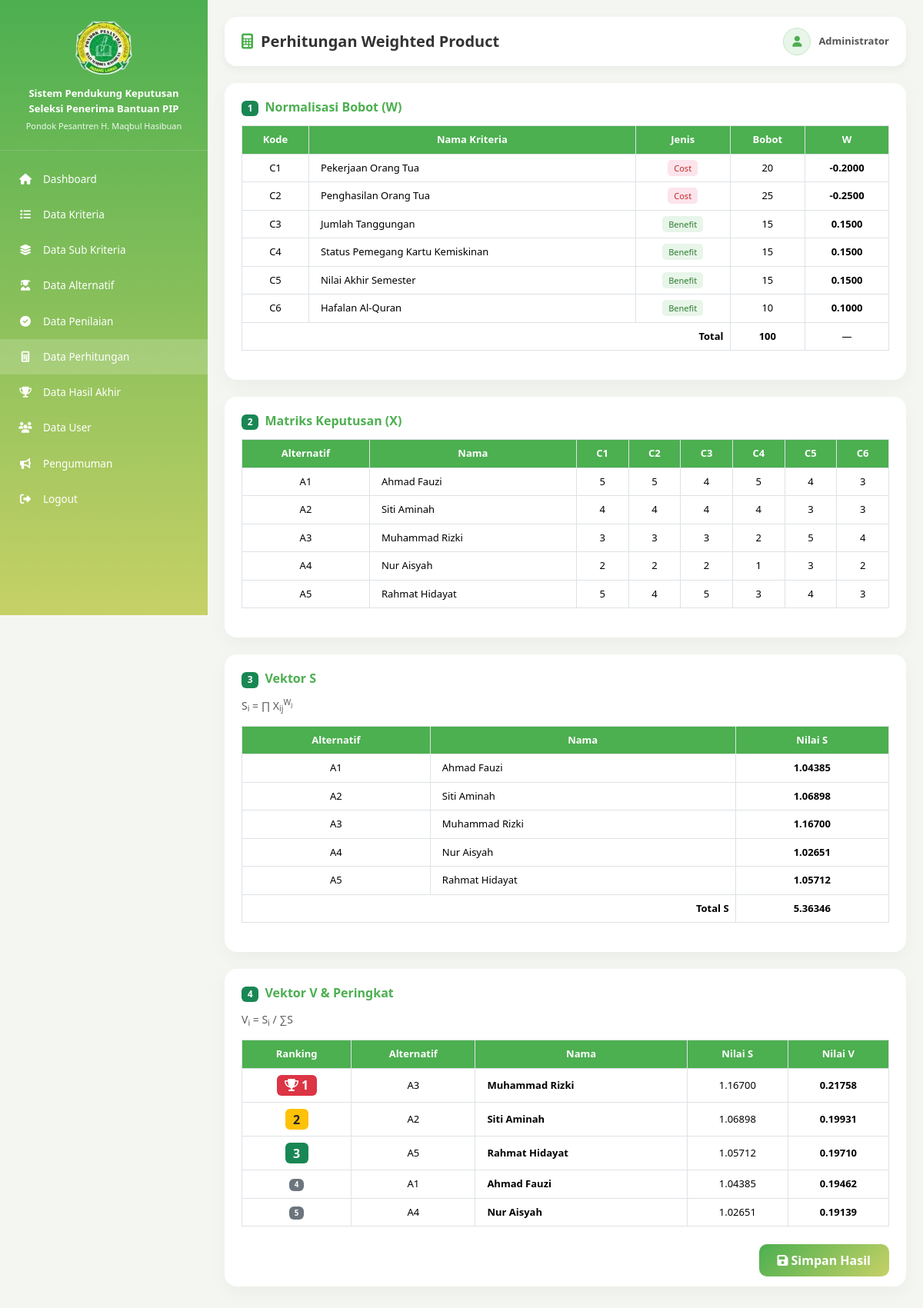
/views/admin/perhitungan/index.php (signed in), run on the app's committed database.
### tables this page shows
CREATE TABLE IF NOT EXISTS kriteria (
    id INT AUTO_INCREMENT PRIMARY KEY,
    kode_kriteria VARCHAR(10) UNIQUE,
    nama_kriteria VARCHAR(100),
    bobot INT,
    jenis ENUM('benefit','cost')
);

CREATE TABLE IF NOT EXISTS siswa (
    id INT AUTO_INCREMENT PRIMARY KEY,
    kode_alternatif VARCHAR(10) UNIQUE,
    nama VARCHAR(100),
    kelas VARCHAR(50),
    created_at TIMESTAMP DEFAULT CURRENT_TIMESTAMP
);

### views/admin/perhitungan/index.php (the view, shortened to what this page needs)
<?php
require_once '../../../config/koneksi.php';
$kriteria_arr = [];
$kq = mysqli_query($koneksi, "SELECT * FROM kriteria ORDER BY kode_kriteria ASC");
while ($k = mysqli_fetch_assoc($kq)) $kriteria_arr[] = $k;
$jumlah_kriteria = count($kriteria_arr);
$siswa_arr = [];
$sq = mysqli_query($koneksi, "SELECT * FROM siswa ORDER BY kode_alternatif ASC");
while ($s = mysqli_fetch_assoc($sq)) $siswa_arr[] = $s;
$jumlah_siswa = count($siswa_arr);
$penilaian_map = [];
$pq = mysqli_query($koneksi, "SELECT * FROM penilaian");
while ($p = mysqli_fetch_assoc($pq)) $penilaian_map[$p['id_siswa']][$p['id_kriteria']] = $p['nilai'];
$total_bobot = 0;
foreach ($kriteria_arr as $kr) $total_bobot += $kr['bobot'];
$bobot_normal = [];
foreach ($kriteria_arr as $kr) {
    $w = ($total_bobot > 0) ? $kr['bobot'] / $total_bobot : 0;
    if ($kr['jenis'] == 'cost') $w = -$w;
    $bobot_normal[$kr['id']] = $w;
}
$vektor_s = [];
$can_calculate = ($jumlah_siswa > 0 && $jumlah_kriteria > 0 && $total_bobot > 0);
if ($can_calculate) {
    foreach ($siswa_arr as $siswa) {
        $s = 1; $complete = true;
        foreach ($kriteria_arr as $kr) {
            $nilai = $penilaian_map[$siswa['id']][$kr['id']] ?? 0;
            $s *= pow($nilai, $bobot_normal[$kr['id']]);
        }
        if ($complete) $vektor_s[$siswa['id']] = $s;
    }
}
$total_s = array_sum($vektor_s);
$vektor_v = [];
if ($total_s > 0) foreach ($vektor_s as $id => $sv) $vektor_v[$id] = $sv / $total_s;
arsort($vektor_v);
$ranking = []; $rank = 1;
foreach ($vektor_v as $id => $vv) $ranking[$id] = $rank++;
?>
<!DOCTYPE html>
<html lang="en">
<head><?php include '../../layouts/head.php'; ?></head>
<body>
<?php include '../../layouts/sidebar_admin.php'; ?>
<div class="content">
    <div class="navbar-custom">
        <div class="page-title"><i class="fa fa-calculator"></i><h4>Perhitungan Weighted Product</h4></div>
        <div class="user-box"><div class="user-icon"><i class="fa fa-user"></i></div><div class="user-name"><?php echo htmlspecialchars($_SESSION['nama'] ?? 'Admin'); ?></div></div>
    </div>
    <?php if (!$can_calculate): ?>
        <div class="card-custom text-center py-5"><i class="fa fa-triangle-exclamation text-warning mb-3" style="font-size:50px;"></i><h5>Data Belum Lengkap</h5><p class="text-muted">Pastikan data kriteria, alternatif, dan penilaian sudah tersedia.</p></div>
    <?php else: ?>
    <div class="card-custom">
        <h6 style="color:var(--primary);font-weight:bold;margin-bottom:12px;"><span class="badge bg-success me-2">1</span>Normalisasi Bobot (W)</h6>
        <div class="table-responsive"><table class="table table-bordered"><thead><tr><th>Kode</th><th>Nama Kriteria</th><th>Jenis</th><th>Bobot</th><th>W</th></tr></thead><tbody>
        <?php foreach ($kriteria_arr as $kr): ?>
            <tr><td><?php echo $kr['kode_kriteria']; ?></td><td style="text-align:left;padding-left:15px;"><?php echo $kr['nama_kriteria']; ?></td><td><span class="badge-<?php echo $kr['jenis']; ?>"><?php echo ucfirst($kr['jenis']); ?></span></td><td><?php echo $kr['bobot']; ?></td><td><strong><?php echo number_format($bobot_normal[$kr['id']], 4); ?></strong></td></tr>
        <?php endforeach; ?>
            <tr style="background:#f5f5f5;"><td colspan="3" style="text-align:right;"><strong>Total</strong></td><td><strong><?php echo $total_bobot; ?></strong></td><td>—</td></tr>
        </tbody></table></div>
    </div>
    <div class="card-custom">
        <h6 style="color:var(--primary);font-weight:bold;margin-bottom:12px;"><span class="badge bg-success me-2">2</span>Matriks Keputusan (X)</h6>
        <div class="table-responsive"><table class="table table-bordered"><thead><tr><th>Alternatif</th><th>Nama</th><?php foreach ($kriteria_arr as $kr): ?><th><?php echo $kr['kode_kriteria']; ?></th><?php endforeach; ?></tr></thead><tbody>
        <?php foreach ($siswa_arr as $siswa): ?>
            <tr><td><?php echo $siswa['kode_alternatif']; ?></td><td style="text-align:left;padding-left:15px;"><?php echo $siswa['nama']; ?></td>
            <?php foreach ($kriteria_arr as $kr): ?><td><?php echo $penilaian_map[$siswa['id']][$kr['id']] ?? '-'; ?></td><?php endforeach; ?></tr>
        <?php endforeach; ?>
        </tbody></table></div>
    </div>
    <div class="card-custom">
        <h6 style="color:var(--primary);font-weight:bold;margin-bottom:12px;"><span class="badge bg-success me-2">3</span>Vektor S</h6>
        <p class="text-muted small">S<sub>i</sub> = ∏ X<sub>ij</sub><sup>W<sub>j</sub></sup></p>
        <div class="table-responsive"><table class="table table-bordered"><thead><tr><th>Alternatif</th><th>Nama</th><th>Nilai S</th></tr></thead><tbody>
        <?php foreach ($siswa_arr as $siswa): if (!isset($vektor_s[$siswa['id']])) continue; ?>
            <tr><td><?php echo $siswa['kode_alternatif']; ?></td><td style="text-align:left;padding-left:15px;"><?php echo $siswa['nama']; ?></td><td><strong><?php echo number_format($vektor_s[$siswa['id']], 5); ?></strong></td></tr>
        <?php endforeach; ?>
            <tr style="background:#f5f5f5;"><td colspan="2" style="text-align:right;"><strong>Total S</strong></td><td><strong><?php echo number_format($total_s, 5); ?></strong></td></tr>
        </tbody></table></div>
    </div>
    <div class="card-custom">
        <h6 style="color:var(--primary);font-weight:bold;margin-bottom:12px;"><span class="badge bg-success me-2">4</span>Vektor V &amp; Peringkat</h6>
        <p class="text-muted small">V<sub>i</sub> = S<sub>i</sub> / ∑S</p>
        <div class="table-responsive"><table class="table table-bordered"><thead><tr><th>Ranking</th><th>Alternatif</th><th>Nama</th><th>Nilai S</th><th>Nilai V</th></tr></thead><tbody>
        <?php
        $sorted = [];
        foreach ($siswa_arr as $s) if (isset($ranking[$s['id']])) $sorted[] = $s;
        usort($sorted, function($a,$b) use ($ranking) { return $ranking[$a['id']] - $ranking[$b['id']]; });
        foreach ($sorted as $siswa): $r = $ranking[$siswa['id']];
        ?>
            <tr>
                <td><?php if($r<=3): ?><span class="badge bg-<?php echo ['','danger','warning text-dark','success'][$r]; ?> fs-6"><?php if($r==1): ?><i class="fa fa-trophy"></i> <?php endif; echo $r; ?></span><?php else: ?><span class="badge bg-secondary"><?php echo $r; ?></span><?php endif; ?></td>
                <td><?php echo $siswa['kode_alternatif']; ?></td>
                <td style="text-align:left;padding-left:15px;"><strong><?php echo $siswa['nama']; ?></strong></td>
                <td><?php echo number_format($vektor_s[$siswa['id']], 5); ?></td>
                <td><strong><?php echo number_format($vektor_v[$siswa['id']], 5); ?></strong></td>
            </tr>
        <?php endforeach; ?>
        </tbody></table></div>
        <div class="mt-3 text-end">
            <a href="index.php?simpan=1" class="btn-simpan" onclick="return confirm('Simpan hasil perhitungan?')"><i class="fa fa-save me-1"></i>Simpan Hasil</a>
        </div>
    </div>
    <?php endif; ?>
</div>
</body>
</html>

### public/assets/css/style.css (style rules this page uses)
:root { --primary: #4caf50; --primary-dark: #388e3c; --primary-light: #c6d166; --bg: #f4f7f1; --card-bg: #ffffff; --text: #333333; --text-muted: #777777; --border: #d6e4d3; --sidebar-w: 270px; --radius: 16px; --radius-sm: 10px; --shadow: 0 4px 12px rgba(0,0,0,0.05); --shadow-lg: 0 8px 24px rgba(0,0,0,0.04); --transition: 0.3s ease; }
* { margin: 0; padding: 0; box-sizing: border-box; }
body { font-family: 'Segoe UI', Arial, Helvetica, sans-serif; background: var(--bg); overflow-x: hidden; color: var(--text); }
a { text-decoration: none; color: inherit; }
.content { margin-left: var(--sidebar-w); padding: 22px; min-height: 100vh; transition: margin-left var(--transition); }
.navbar-custom { background: var(--card-bg); padding: 14px 22px; border-radius: var(--radius); display: flex; justify-content: space-between; align-items: center; box-shadow: var(--shadow); margin-bottom: 22px; flex-wrap: wrap; gap: 10px; }
.page-title { display: flex; align-items: center; gap: 10px; }
.page-title i { font-size: 20px; color: var(--primary); }
.page-title h4 { margin: 0; font-size: 20px; font-weight: bold; color: var(--text); }
.user-box { display: flex; align-items: center; gap: 10px; }
.user-icon { width: 36px; height: 36px; border-radius: 50%; background: #e8f5e9; color: var(--primary); display: flex; justify-content: center; align-items: center; font-size: 14px; border: 1px solid #c8e6c9; }
.user-name { font-size: 13px; font-weight: bold; color: #555; }
.card-custom { background: var(--card-bg); border-radius: var(--radius); border: none; box-shadow: var(--shadow-lg); padding: 22px; margin-bottom: 22px; }
.table thead th { background: var(--primary); color: white; text-align: center; vertical-align: middle; font-size: 13px; white-space: nowrap; }
.table tbody td { text-align: center; vertical-align: middle; background: white; font-size: 13px; }
.btn-simpan { background: linear-gradient(135deg, var(--primary), var(--primary-light)); color: white; border: none; border-radius: var(--radius-sm); padding: 10px 24px; font-weight: bold; transition: var(--transition); min-height: 44px; }
.badge-benefit { background: #e8f5e9; color: #2e7d32; padding: 3px 8px; border-radius: 5px; font-size: 11px; }
.badge-cost { background: #fce4ec; color: #c62828; padding: 3px 8px; border-radius: 5px; font-size: 11px; }

### data on the page
kriteria: kode_kriteria "C1", nama_kriteria "Pekerjaan Orang Tua", jenis "Cost", bobot "20", id "-0.2000"
kriteria: kode_kriteria "C2", nama_kriteria "Penghasilan Orang Tua", jenis "Cost", bobot "25", id "-0.2500"
kriteria: kode_kriteria "C3", nama_kriteria "Jumlah Tanggungan", jenis "Benefit", bobot "15", id "0.1500"
kriteria: kode_kriteria "C4", nama_kriteria "Status Pemegang Kartu Kemiskinan", jenis "Benefit", bobot "15", id "0.1500"
kriteria: kode_kriteria "C5", nama_kriteria "Nilai Akhir Semester", jenis "Benefit", bobot "15", id "0.1500"
kriteria: kode_kriteria "C6", nama_kriteria "Hafalan Al-Quran", jenis "Benefit", bobot "10", id "0.1000"
siswa: kode_alternatif "A1", nama "Ahmad Fauzi", id "5", id "4", id "3", id "1.04385", jumlah_tanggungan "4", id "0.19462"
siswa: kode_alternatif "A2", nama "Siti Aminah", id "4", id "3", id "1.06898", id "2", id "0.19931"
siswa: kode_alternatif "A3", nama "Muhammad Rizki", id "3", id "2", id "5", id "4", id "1.16700", r "1", id "0.21758"
siswa: kode_alternatif "A4", nama "Nur Aisyah", id "2", id "1", id "3", id "1.02651", r "5", id "0.19139"
siswa: kode_alternatif "A5", nama "Rahmat Hidayat", id "5", id "4", id "3", id "1.05712", r "3", id "0.19710"

### other printed values
$_SESSION['nama'] "Administrator"
$total_bobot "100"
$total_s "5.36346"
